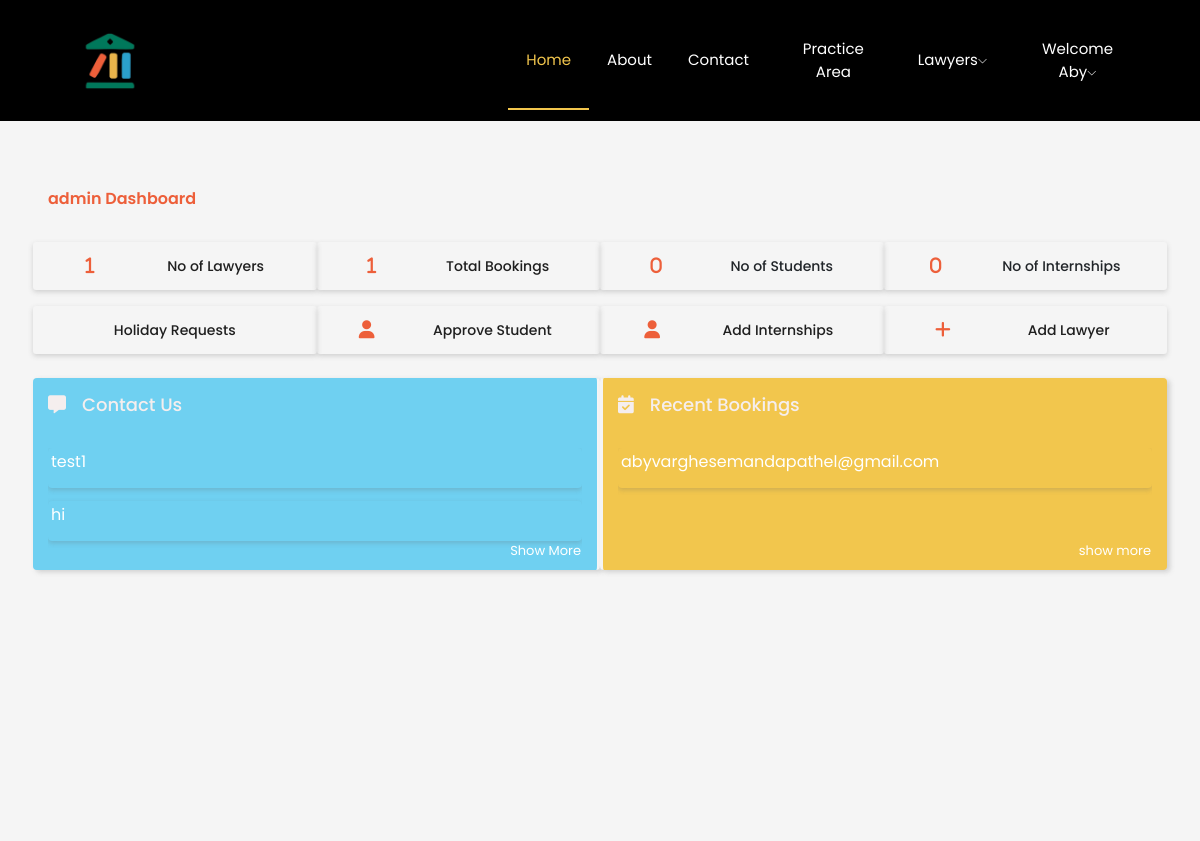
/accounts/admin/dashboard/ (signed in), run on an earlier commit of the app's database.
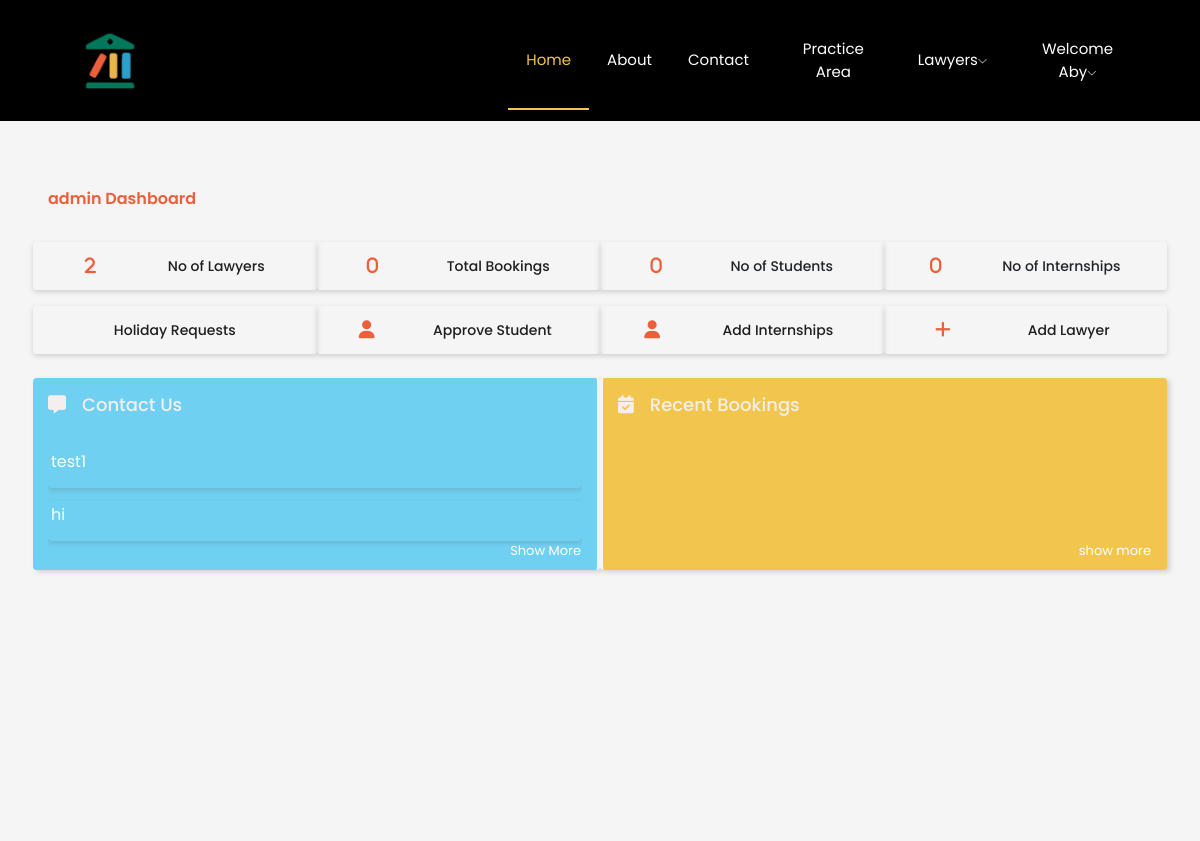
And on a later commit of the database.
### accounts/models.py (models this page shows, shortened)
class ContactEntry(models.Model):
    name = models.CharField(max_length=100)
    email = models.EmailField()
    subject = models.CharField(max_length=100)
    message = models.TextField()
    timestamp = models.DateTimeField(auto_now_add=True)

class Booking(models.Model):
    user = models.ForeignKey(CustomUser, on_delete=models.CASCADE)
    lawyer = models.ForeignKey(LawyerProfile, on_delete=models.CASCADE)
    details = models.TextField()
    booking_date = models.DateField()
    time_slot = models.ForeignKey(TimeSlot, on_delete=models.CASCADE)
    status = models.CharField(max_length=20, default="pending")
    original_booking_date = models.DateField(null=True, blank=True)

class CustomUser(AbstractUser):
    USER_TYPES = (
        ('admin', 'Admin'),
        ('lawyer', 'Lawyer'),
        ('student', 'Student'),
        ('client', 'Client'),
    )
    STATES = (
    ('Andhra Pradesh', 'Andhra Pradesh'),
    ('Arunachal Pradesh', 'Arunachal Pradesh'),
    ('Assam', 'Assam'),
    ('Bihar', 'Bihar'),
    ('Chhattisgarh', 'Chhattisgarh'),
    ('Goa', 'Goa'),
    ('Gujarat', 'Gujarat'),
    ('Haryana', 'Haryana'),
    ('Himachal Pradesh', 'Himachal Pradesh'),
    ('Jharkhand', 'Jharkhand'),
    ('Karnataka', 'Karnataka'),
    ('Kerala', 'Kerala'),
    ('Madhya Pradesh', 'Madhya Pradesh'),
    ('Maharashtra', 'Maharashtra'),
    ('Manipur', 'Manipur'),
    ('Meghalaya', 'Meghalaya'),
    ('Mizoram', 'Mizoram'),
    ('Nagaland', 'Nagaland'),
    ('Odisha', 'Odisha'),
    ('Punjab', 'Punjab'),
    ('Rajasthan', 'Rajasthan'),
    ('Sikkim', 'Sikkim'),
    ('Tamil Nadu', 'Tamil Nadu'),
    ('Telangana', 'Telangana'),
    ('Tripura', 'Tripura'),
    ('Uttar Pradesh', 'Uttar Pradesh'),
    ('Uttarakhand', 'Uttarakhand'),
    ('West Bengal', 'West Bengal'),
    ('Andaman and Nicobar Islands', 'Andaman and Nicobar Islands'),
    ('Chandigarh', 'Chandigarh'),
    ('Dadra and Nagar Haveli and Daman and Diu', 'Dadra and Nagar Haveli and Daman and Diu'),
    ('Lakshadweep', 'Lakshadweep'),
    ('Delhi', 'Delhi'),
    ('Puducherry', 'Puducherry'),
)
    user_type = models.CharField(max_length=10, choices=USER_TYPES, default='client')
    email = models.EmailField(unique=True, default='')  # Change: Use email as the username
    first_name = models.CharField(max_length=30, default='')  # Added: First name field
    last_name = models.CharField(max_length=30, default='')  # Added: Last name field
    address = models.TextField(default='',blank=True,)  # Added: Address field
    dob = models.DateField(default='2000-01-01',blank=True,)  # Added: Date of birth field
    pin = models.CharField(max_length=6, default='',blank=True,)  # Added: PIN code field
    state = models.CharField(max_length=50, choices=STATES, blank=True, null=False)
    phone = models.CharField(max_length=15,blank=True, unique=True)  # Added: Phone number field

### accounts/views.py (the view)
# urls.py: path('admin/dashboard/', views.admin_dashboard, name='admin_dashboard'),
@login_required
def admin_dashboard(request):
    if request.user.user_type == 'admin':
        lawyer_count = LawyerProfile.objects.count()
        booking_count = Booking.objects.count()
        internship_count = Internship.objects.count()
        students_count = Student.objects.count()
        recent_bookings = Booking.objects.order_by('-pk')[:5]
        recent_queries = ContactEntry.objects.order_by('-pk')[:5]
        context = {
            'user': request.user,
            'lawyer_count': lawyer_count,
            'recent_bookings': recent_bookings,
            'booking_count':booking_count,
            'recent_queries': recent_queries,
            'internship_count': internship_count,
            'students_count':students_count
            }
        return render(request, 'admin/dashboard.html', context)
    else:
        return render(request, '404.html')

### accounts/templates/admin/dashboard.html (shortened to what the changed rows need)
{% load static %}
<!DOCTYPE html>
<html lang="en">
<head>
    <link rel="stylesheet" href="{% static 'css/bootstrap.min.css' %}">
    <link rel="stylesheet" href="{% static 'css/owl.carousel.min.css' %}">
    <link rel="stylesheet" href="{% static 'css/magnific-popup.css' %}">
    <link rel="stylesheet" href="{% static 'css/font-awesome.min.css' %}">
    <link rel="stylesheet" href="{% static 'css/themify-icons.css' %}">
    <link rel="stylesheet" href="{% static 'css/nice-select.css' %}">
    <link rel="stylesheet" href="{% static 'css/flaticon.css' %}">
    <link rel="stylesheet" href="{% static 'css/flaticon.css' %}">
    <link rel="stylesheet" href="{% static 'css/gijgo.css' %}">
    <link rel="stylesheet" href="{% static 'css/slicknav.css' %}">
    <link rel="stylesheet" href="{% static 'css/style.css' %}">
    <link rel="stylesheet" href="{% static 'css/admin.css' %}">
</head>
<body>
    <div class="container-fluid p-5" style="background: whitesmoke; min-height: 90vh;">
        <div class="row">
            <div class="col-sm-3 mt-3 dashboard-top-buttons">
                <i class="fa-solid fa-advocate">{{ lawyer_count }}</i>
                <a href="{% url 'list_lawyers' %}"><h6 style="padding: 0; margin: 0;">No of Lawyers</h6></a>
            </div>
            <div class="col-sm-3 mt-3 dashboard-top-buttons">
                <i class="fa-solid fa-null">{{ booking_count }}</i>
                <a href="{% url 'all_bookings' %}"><h6 style="padding: 0; margin: 0;">Total Bookings</h6></a>
            </div>
        </div>
        <div class="row">
            <div class="col-md-6 mt-4 rounded position-relative contact-messages-bookings">
                <br />
                <div class="list-of-messages">
                    {% for query in recent_queries %}
                    <p class="message-list rounded">
                        <a href="#">{{ query.message }}</a>
                    </p>
                    {% endfor %}
                </div>
            </div>
<div class="col-md-6 mt-4 rounded position-relative contact-messages-bookings">
    <br />
    <div class="list-of-messages">
        {% for booking in recent_bookings %}
        <p class="message-list rounded">
            <a href="{% url 'booking_details' booking.id %}">{{ booking.user.email }}</a>
        </p>
        {% endfor %}
</div>
        </div>
    </div>
</body>
</html>

What changed in the data, as far as the page shows it:
removed Booking: user.email "abyvarghesemandapathel@gmail.com"
Also different on the page:
{{ lawyer_count }}: "1" → "2"
{{ booking_count }}: "1" → "0"
